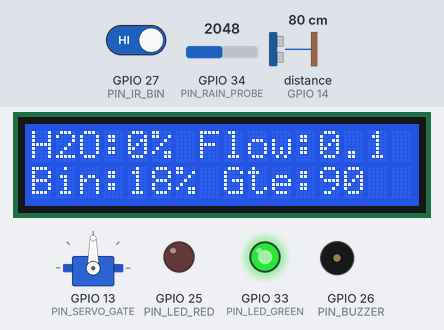
Recording of a sketch running on a simulated ESP32. Shown: servo, 16×2 character LCD, output pins drawn as LEDs (lit = HIGH), buzzer (waves = sounding). Wiring (inferred from the names in the program): ultrasonic range finder: trigger GPIO 12; echo GPIO 14. The inputs (shaded band) are chosen by the test bench; at power-on: distance to the obstacle (sensor on GPIO 14) 80 cm, GPIO 27 (PIN_IR_BIN) HIGH, GPIO 34 (PIN_RAIN_PROBE) = 2048. The echo pulse lasts 58.3 µs per cm; WiFi joins after 1.5 s; servers stay silent unless stated; uploads are accepted with an empty reply; pins used as bus, display or sensor lines are not drawn; what the sketch prints to the serial monitor is not drawn.

Above: at 4.4 s.
4.5 s: distance to the obstacle (sensor on GPIO 14) set to 7 cm
At 5.5 s:
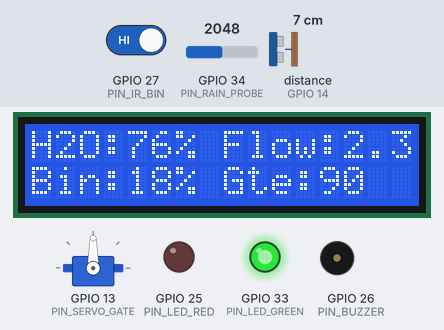
6.0 s: distance to the obstacle (sensor on GPIO 14) set to 4 cm
At 7.4 s:
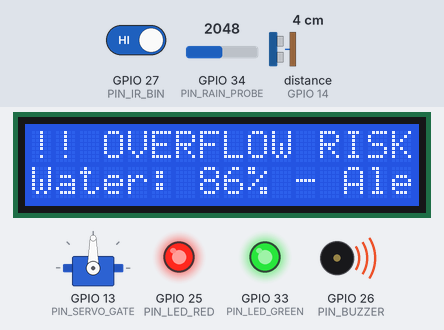
8.1 s: distance to the obstacle (sensor on GPIO 14) set to 18 cm
At 8.9 s:
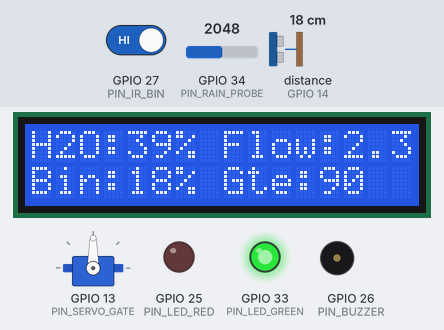
11.1 s: GPIO 27 (PIN_IR_BIN) driven LOW
At 12.55 s:
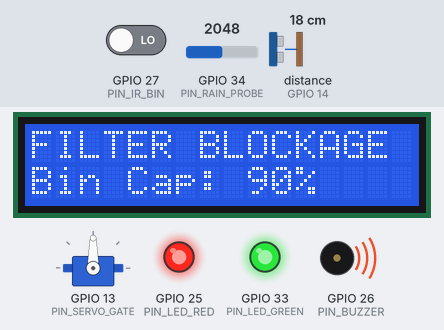
12.9 s: distance to the obstacle (sensor on GPIO 14) set to 2 cm
At 14.3 s:
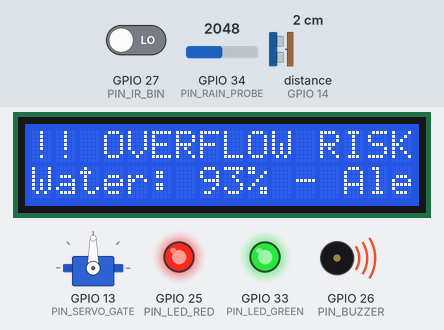
15.9 s: distance to the obstacle (sensor on GPIO 14) set to 250 cm
At 21.76 s:
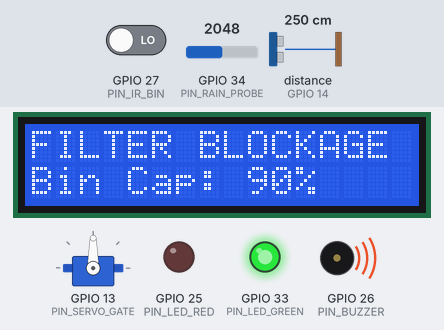
Timing chart, 0 to 66.4 s (numbered marks = the images above; inputs shaded):
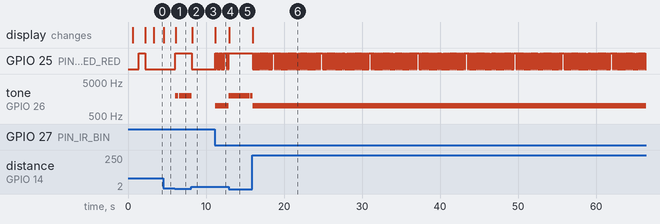

The sketch:

smart_drainage.ino
```cpp
/**
 * AURA-DRAIN: ESP32 & ESP8266 Smart Drainage Waste Management Firmware
 * Interfaces sensors, local outputs, sorting servo motors, and uploads real-time metrics
 * to the telemetry server over Wi-Fi.
 */

#if defined(ESP32)
  #include <WiFi.h>
  #include <HTTPClient.h>
  #include <ESP32Servo.h> // ESP32 specific servo library
#elif defined(ESP8266)
  #include <ESP8266WiFi.h>
  #include <ESP8266HTTPClient.h>
  #include <Servo.h>
#else
  #error "Board not supported! Please select ESP32 or ESP8266 in Arduino IDE."
#endif

#include <Wire.h>
#include <LiquidCrystal_I2C.h>

// ================= HARDWARE PIN CONFIGURATIONS =================
// Ultrasonic Sensor (HC-SR04)
#define PIN_TRIG         12
#define PIN_ECHO         14

// Infrared (IR) Bin Full Sensor
#define PIN_IR_BIN       27

// Water Level Sensor (Analog Rain Probe)
#define PIN_RAIN_PROBE   34  // ADC Pin

// Actuators
#define PIN_SERVO_GATE   13
#define PIN_BUZZER       26
#define PIN_LED_RED      25
#define PIN_LED_GREEN    33

// I2C LCD Display (Address 0x27, 16 columns x 2 rows)
LiquidCrystal_I2C lcd(0x27, 16, 2);

// Servo instance
Servo sortingServo;

// ================= COGNITIVE CALIBRATION METRICS =================
const char* ssid     = "AuraDrain-WiFi-SSID";
const char* password = "AuraDrainSecurePassword101";

// Address of the local Cloud Telemetry Endpoint or ThingSpeak API
// (Change to your Flask server computer's IP address when deploying)
const char* server_url = "http://192.168.1.100:5000/api/telemetry";

// Simulation or physical parameters
const float PIPE_TOTAL_DEPTH_CM = 30.0; // Distance from HC-SR04 sensor to pipe bottom
unsigned long last_upload_time = 0;
const unsigned long upload_interval_ms = 3000; // push updates every 3 seconds

// Local state tracking variables
int water_level_percent = 0;
float flow_velocity_ms = 0.0;
int waste_load_percent = 0;
bool buzzer_active = false;
bool silt_detected = false;
int current_gate_angle = 90; // Default center (Neutral)

// ================= SYSTEM SETUP =================
void setup() {
    Serial.begin(115200);
    delay(500);
    Serial.println("\n[SETUP] Initializing Aura-Drain IoT Node Firmware...");

    // 1. Initialize Sensor Pins
    pinMode(PIN_TRIG, OUTPUT);
    pinMode(PIN_ECHO, INPUT);
    pinMode(PIN_IR_BIN, INPUT);
    pinMode(PIN_RAIN_PROBE, INPUT);

    // 2. Initialize Output Pins
    pinMode(PIN_BUZZER, OUTPUT);
    pinMode(PIN_LED_RED, OUTPUT);
    pinMode(PIN_LED_GREEN, OUTPUT);

    digitalWrite(PIN_BUZZER, LOW);
    digitalWrite(PIN_LED_RED, LOW);
    digitalWrite(PIN_LED_GREEN, LOW);

    // 3. Initialize Servo Gate
    #if defined(ESP32)
        ESP32PWM::allocateTimer(0);
        ESP32PWM::allocateTimer(1);
        sortingServo.setPeriodHertz(50);
    #endif
    sortingServo.attach(PIN_SERVO_GATE);
    sortingServo.write(90); // default neutral position
    Serial.println("[SETUP] Servo mechanism calibrated to Neutral (90 deg).");

    // 4. Initialize LCD Display
    Wire.begin();
    lcd.init();
    lcd.backlight();
    lcd.clear();
    lcd.setCursor(0, 0);
    lcd.print("AURA-DRAIN INIT");
    lcd.setCursor(0, 1);
    lcd.print("Connecting WiFi...");

    // 5. Connect to Wi-Fi
    connectToWiFi();

    lcd.clear();
    lcd.print("WiFi Connected!");
    lcd.setCursor(0, 1);
    lcd.print("System Active");
    delay(1000);
}

// ================= MAIN LOOP SYSTEM =================
void loop() {
    // Check Wi-Fi state health and retry if dropped
    if (WiFi.status() != WL_CONNECTED) {
        connectToWiFi();
    }

    // 1. Read Sensors and process local calculations
    readWaterLevelSensor();
    readWasteBinSensor();
    readFlowProbe();

    // 2. Local State Logic Decisions
    processSafetyCriticalAlarms();

    // 3. Telemetry Upload (Non-blocking loop timer)
    unsigned long current_time = millis();
    if (current_time - last_upload_time >= upload_interval_ms) {
        last_upload_time = current_time;
        uploadTelemetryData();
    }

    // Small delay to maintain CPU stability
    delay(50);
}

// ================= COMMUNICATIONS: WIFI CONNECTION =================
void connectToWiFi() {
    Serial.print("[WIFI] Connecting to ");
    Serial.println(ssid);

    WiFi.begin(ssid, password);

    int attempt_counter = 0;
    while (WiFi.status() != WL_CONNECTED && attempt_counter < 15) {
        delay(800);
        Serial.print(".");
        digitalWrite(PIN_LED_RED, !digitalRead(PIN_LED_RED)); // Flash red LED during wait
        attempt_counter++;
    }

    if (WiFi.status() == WL_CONNECTED) {
        digitalWrite(PIN_LED_RED, LOW);
        digitalWrite(PIN_LED_GREEN, HIGH); // Steady green shows healthy online status
        Serial.println("\n[WIFI] Wi-Fi connection successful!");
        Serial.print("[WIFI] Local IP: ");
        Serial.println(WiFi.localIP());
    } else {
        Serial.println("\n[WIFI] Connection failed. Entering local autonomous mode...");
        // Flash red light slow representing local-only safe mode
        digitalWrite(PIN_LED_RED, HIGH);
        digitalWrite(PIN_LED_GREEN, LOW);
    }
}

// ================= HARDWARE: SENSORS ACQUISITIONS =================
void readWaterLevelSensor() {
    // Trigger HC-SR04 pulse
    digitalWrite(PIN_TRIG, LOW);
    delayMicroseconds(2);
    digitalWrite(PIN_TRIG, HIGH);
    delayMicroseconds(10);
    digitalWrite(PIN_TRIG, LOW);

    // Read echo duration (in microseconds)
    long duration = pulseIn(PIN_ECHO, HIGH, 30000); // 30ms timeout

    if (duration == 0) {
        Serial.println("[SENSOR WARNING] HC-SR04 Ultrasonic read error (out of bounds).");
        return;
    }

    // Distance calculation (speed of sound = 0.0343 cm/us)
    float distance_cm = duration * 0.0343 / 2.0;

    // Convert raw distance into drainage water percentage level
    // Lesser distance between sensor and surface indicates HIGHER water accumulation
    float level_cm = PIPE_TOTAL_DEPTH_CM - distance_cm;
    if (level_cm < 0) level_cm = 0;

    water_level_percent = (level_cm / PIPE_TOTAL_DEPTH_CM) * 100.0;
    water_level_percent = constrain(water_level_percent, 0, 100);

    Serial.print("[SENSOR] HC-SR04 Water Distance: ");
    Serial.print(distance_cm);
    Serial.print(" cm | Depth Level: ");
    Serial.print(water_level_percent);
    Serial.println("%");
}

void readWasteBinSensor() {
    // IR barrier sensor outputs LOW when blockages or waste triggers the ray path
    int val = digitalRead(PIN_IR_BIN);

    if (val == LOW) {
        // Garbage detected blocks the filter bin!
        waste_load_percent = 90; // mock full status
        silt_detected = true;
    } else {
        waste_load_percent = 18; // nominal load
        silt_detected = false;
    }

    Serial.print("[SENSOR] Waste Bin Load: ");
    Serial.print(waste_load_percent);
    Serial.println("%");
}

void readFlowProbe() {
    // Reading analog rain/water level probe to estimate velocity
    // Higher analog reading indicates deeper immersion inside running currents
    int val = analogRead(PIN_RAIN_PROBE);

    // Scale ADC range 0-4095 into mock flow speed (0.0 to 4.5 m/s)
    flow_velocity_ms = (val / 4095.0) * 4.5;

    // If pipe is dry, force flow rate to 0.1
    if (water_level_percent < 5) {
        flow_velocity_ms = 0.1;
    }

    Serial.print("[SENSOR] Current Flow Velocity: ");
    Serial.print(flow_velocity_ms);
    Serial.println(" m/s");
}

// ================= HARDWARE: SAFETY ALARMS LOGIC =================
void processSafetyCriticalAlarms() {
    // 1. Water Level Overflows
    if (water_level_percent > 80) {
        buzzer_active = true;
        // Trigger localized urgent buzzer sequence
        tone(PIN_BUZZER, 2000, 200);
        digitalWrite(PIN_LED_RED, HIGH); // solid warning red

        lcd.clear();
        lcd.print("!! OVERFLOW RISK !!");
        lcd.setCursor(0, 1);
        lcd.print("Water: ");
        lcd.print(water_level_percent);
        lcd.print("% - Alert!");
    }
    // 2. Waste Bin Blockages
    else if (waste_load_percent > 80) {
        buzzer_active = true;
        tone(PIN_BUZZER, 1000, 500); // lower freq warning
        digitalWrite(PIN_LED_RED, !digitalRead(PIN_LED_RED)); // blinking red

        lcd.clear();
        lcd.print("FILTER BLOCKAGE");
        lcd.setCursor(0, 1);
        lcd.print("Bin Cap: ");
        lcd.print(waste_load_percent);
        lcd.print("%");
    }
    // 3. Normal State
    else {
        buzzer_active = false;
        noTone(PIN_BUZZER);
        digitalWrite(PIN_LED_RED, LOW);
        digitalWrite(PIN_LED_GREEN, HIGH);

        // Print telemetry to local LCD screen
        lcd.clear();
        lcd.setCursor(0, 0);
        lcd.print("H2O:");
        lcd.print(water_level_percent);
        lcd.print("% Flow:");
        lcd.print(flow_velocity_ms, 1);

        lcd.setCursor(0, 1);
        lcd.print("Bin:");
        lcd.print(waste_load_percent);
        lcd.print("% Gte:");
        lcd.print(current_gate_angle);
    }
}

// ================= COMMUNICATIONS: UPLOAD TELEMETRY DATA =================
void uploadTelemetryData() {
    if (WiFi.status() != WL_CONNECTED) {
        Serial.println("[TELEMETRY WARNING] Skip push: Wi-Fi offline.");
        return;
    }

    HTTPClient http;
    http.begin(server_url);
    http.addHeader("Content-Type", "application/json");

    // Construct telemetry payload JSON string
    String payload = "{";
    payload += "\"node_id\":\"ESP32-DRAIN-N01\",";
    payload += "\"water_level_pct\":" + String(water_level_percent) + ",";
    payload += "\"flow_velocity_ms\":" + String(flow_velocity_ms, 2) + ",";
    payload += "\"waste_load_pct\":" + String(waste_load_percent) + ",";
    payload += "\"battery_pct\":92.5,"; // simulated solar values
    payload += "\"solar_volts\":4.85,";
    payload += "\"gate_angle\":" + String(current_gate_angle) + ",";
    payload += "\"buzzer_active\":" + String(buzzer_active ? "true" : "false") + ",";
    payload += "\"silt_detected\":" + String(silt_detected ? "true" : "false");
    payload += "}";

    Serial.print("[TELEMETRY] POST Payload: ");
    Serial.println(payload);

    int http_response_code = http.POST(payload);

    if (http_response_code > 0) {
        String response = http.getString();
        Serial.print("[TELEMETRY SUCCESS] HTTP Code: ");
        Serial.println(http_response_code);
        Serial.print("[TELEMETRY SUCCESS] Response: ");
        Serial.println(response);

        // Dynamic server interaction: check for return actions
        // In a real program, we would parse response rules JSON using ArduinoJson library.
        // E.g., if response tells us to pivot servo gates:
        // if(response.indexOf("ROUTE_RECYCLABLE") > 0) {
        //     sortingServo.write(30); // Rotate gate left (30 degrees)
        //     current_gate_angle = 30;
        // }
    } else {
        Serial.print("[TELEMETRY ERROR] POST failed, HTTP Code: ");
        Serial.println(http_response_code);
    }

    http.end();
}
```

Measured:
- the behaviour switches between 6 and 5 cm on distance to the obstacle (sensor on GPIO 14) (found by bisection; images 1 and 2)
- after the input at 4.5 s, the display: changes after 0.09 s (image 1)
- after the input at 6.0 s, GPIO 25 (PIN_LED_RED): LOW → HIGH after 0.07 s; tone on GPIO 26 (PIN_BUZZER): silent → 2000 Hz after 0.07 s, → silent 0.39 s later, → 2000 Hz 0.11 s later; the display: changes after 0.11 s (image 2)
- after the input at 8.1 s, GPIO 25 (PIN_LED_RED): HIGH → LOW after 0.08 s; the display: changes after 0.11 s (image 3)
- after the input at 11.1 s, GPIO 25 (PIN_LED_RED): goes 7 × (HIGH 0.09 s, LOW 0.09 s), HIGH 0.30 s, LOW 0.09 s, HIGH 0.09 s, then LOW, starting after 0.06 s; tone on GPIO 26 (PIN_BUZZER): silent → 1000 Hz after 0.06 s; the display: changes after 0.09 s (image 4)
- after the input at 12.9 s, GPIO 25 (PIN_LED_RED): goes on until 12.9 s, then stays HIGH; tone on GPIO 26 (PIN_BUZZER): 1000 Hz → 2000 Hz at once, → silent 2.7 s later, → 2000 Hz 0.11 s later; the display: changes after 0.06 s (image 5)
- after the input at 15.9 s, GPIO 25 (PIN_LED_RED): HIGH → LOW after 0.09 s, then moves between LOW and HIGH, repeating every 5.8 s; the display: changes after 0.12 s (image 6)
